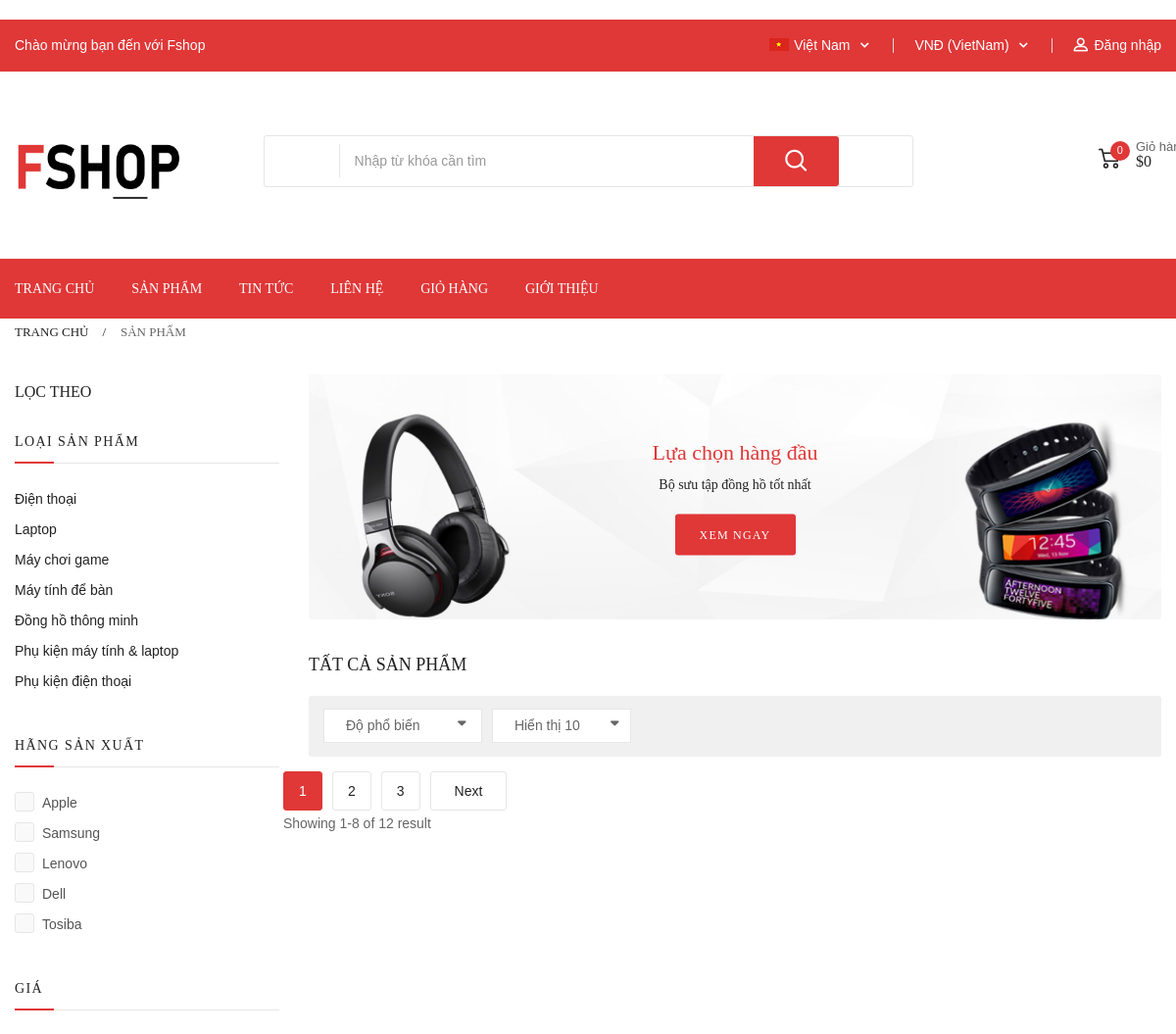
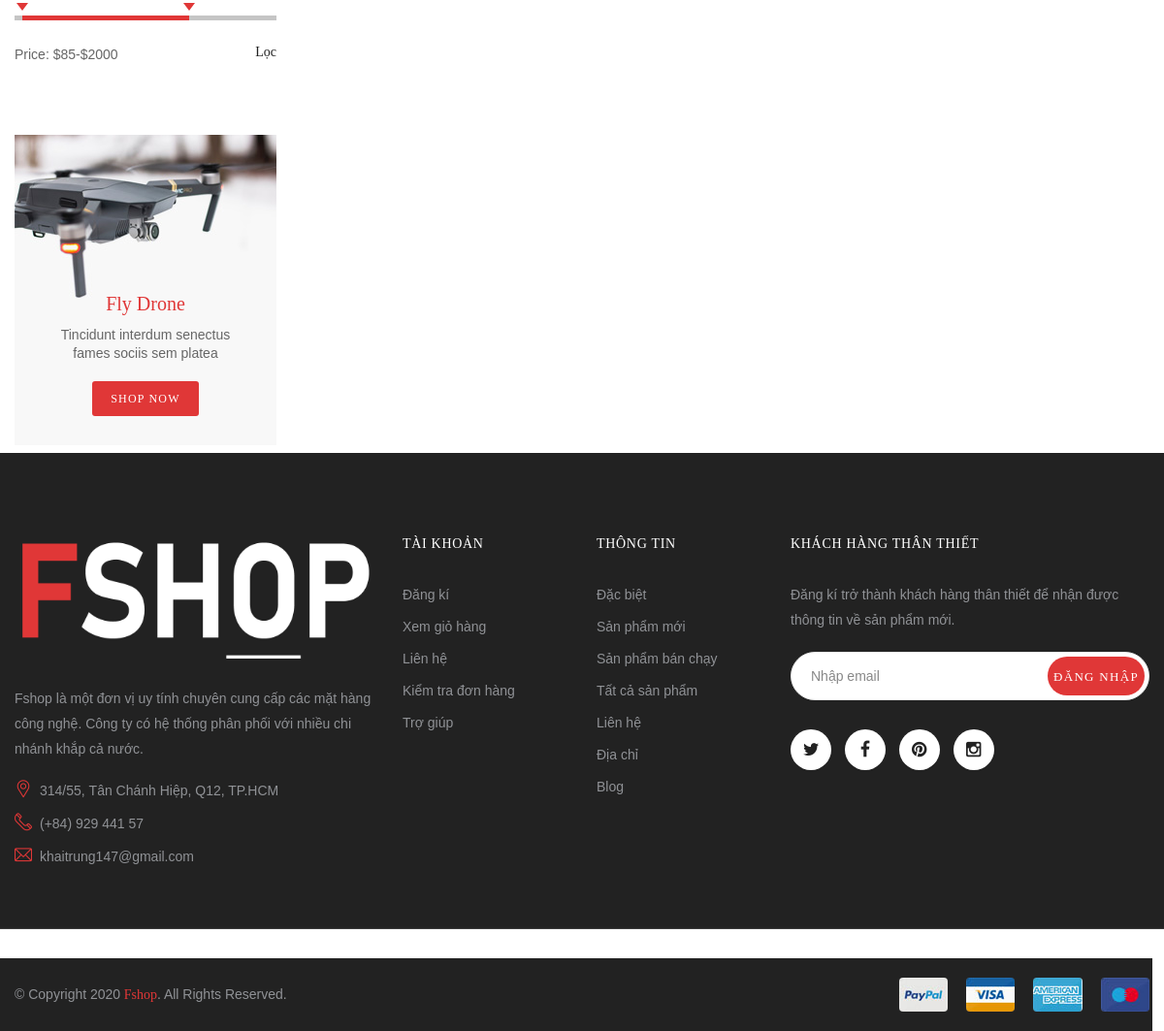
Page /site/index.php?ctrl=product&action=showbyId&id=18 on the committed database (2 pictures, top to bottom).
### tables this page shows
CREATE TABLE `catalogs` (
  `ma_loai` int(11) NOT NULL,
  `ten_loai` varchar(50) NOT NULL,
  `thu_tu` int(10) NOT NULL,
  `an_hien` tinyint(1) NOT NULL
);

### site/model/database.php (called while the page is built, shortened)
<?php
    function getConnection(){
        $host= 'localhost';
        $dbname= 'du_an_1';
        $username='root';
        $password='';
        $options= array(PDO::MYSQL_ATTR_INIT_COMMAND => "SET NAMES utf8",
        PDO::ATTR_ERRMODE => PDO::ERRMODE_EXCEPTION);
        $DBH= new PDO('mysql:host='.$host.';dbname='.$dbname,$username, $password, $options);
        return $DBH;
    }
    function query($sql){
        $connect= getConnection();
        $result=$connect->query($sql);
        return $result;
    }
?>

### site/model/catalogs.php (called while the page is built, shortened)
<?php
    include_once ('database.php');
    function getAllCatalog(){
        $sql="SELECT * from catalogs order by ma_loai ";
        return query($sql);
    }
?>

### site/view/productbyId.php (the view, shortened to what this page needs)
<div class="container">
            <ol class="breadcrumb-page">
                <li><a href="index-2.html">Trang Chủ</a></li>
                <li class="active"><a href="#">Sản phẩm</a></li>
            </ol>
        </div>
        <div class="container">
            <div class="row">
                <div class="col-md-9 col-sm-8 float-none float-right">
                    <div class="main-content">
                        <div class="promotion-banner style-3">
                            <a href="#" class="banner-img"><img src="assets/images/product/banner-product.jpg"
                                                                alt="banner-product"></a>
                            <div class="promotion-banner-inner">
                                <h4>Lựa chọn hàng đầu</h4>
                                <h3>Bộ sưu tập đồng hồ tốt nhất</h3>
                                <a class="banner-link" href="grid-product.html">Xem ngay</a>
                            </div>
                        </div>
                        <div class="toolbar-products">
                            <h4 class="title-product">
                                TẤT CẢ SẢN PHẨM
                            </h4>
                            <div class="toolbar-option">
                                <div class="toolbar-sort">
                                    <select title="sort" class="chosen-select sorter-options form-control">
                                        <option selected="selected" value="position">Độ phổ biến</option>
                                    </select>
                                </div>
                                <div class="toolbar-per">
                                    <select title="limit" class="chosen-select limiter-options form-control">
                                        <option selected="selected" value="6">Hiển thị 10</option>
                                    </select>
                                </div>
                            </div>
                        </div>
                        <div class="pagination">
                            <ul class="nav-links">
                                <li class="active"><a href="#">1</a></li>
                                <li><a href="#">2</a></li>
                                <li><a href="#">3</a></li>
                                <li class="back-next"><a href="#">Next</a></li>
                            </ul>
                            <span class="show-resuilt">Showing 1-8 of 12 result</span>
                        </div>
                    </div>
                </div>
                <div class="col-md-3 col-sm-4">
                    <div class="col-sidebar">
                        <div class="filter-options">
                            <div class="block-title">Lọc theo</div>
                            <div class="block-content">
                                <div class="filter-options-item filter-categori">
                                    <div class="filter-options-title">Loại sản phẩm</div>
                                    <div class="filter-options-content">
                                        <ul>
                                            <?php
                                                foreach ($catalogs as $value) {
                                                    echo '
                                                        <li><label class="inline"><a href="index.php?ctrl=product&action=showbyId&id='.$value['ma_loai'].'">'.$value['ten_loai'].'</a></label></li>
                                                    ';
                                                }
                                            ?>
                                        </ul>
                                    </div>
                                </div>
                                <div class="filter-options-item filter-brand">
                                    <div class="filter-options-title">Hãng sản xuất</div>
                                    <div class="filter-options-content">
                                        <ul>
                                            <li><label class="inline"><input type="checkbox"><span class="input"></span>Apple</label>
                                            </li>
                                            <li><label class="inline"><input type="checkbox"><span class="input"></span>Samsung</label>
                                            </li>
                                            <li><label class="inline"><input type="checkbox"><span class="input"></span>Lenovo
                                            </label></li>
                                            <li><label class="inline"><input type="checkbox"><span class="input"></span>Dell
                                            </label></li>
                                            <li><label class="inline"><input type="checkbox"><span class="input"></span>Tosiba
                                            </label></li>
                                        </ul>
                                    </div>
                                </div>
                                <div class="filter-options-item filter-price">
                                    <div class="filter-options-title">Giá</div>
                                    <div class="filter-options-content">
                                        <div class="price_slider_wrapper">
                                            <div data-label-reasult="Price:" data-min="0" data-max="3000" data-unit="$"
                                                 class="slider-range-price " data-value-min="85" data-value-max="2000">
                                                <span class="text-right">Lọc</span>
                                            </div>
                                            <div class="price_slider_amount">
                                                <div class="price_label">
                                                    Price: <span class="from">$85</span>-<span class="to">$2000</span>
                                                </div>
                                            </div>
                                        </div>
                                    </div>
                                </div>
                            </div>
                        </div>
                        <div class="block-banner-sidebar">
                            <a href="#"><img src="assets/images/product/banner-sidebar.jpg" alt="banner-sidebar"></a>
                            <div class="promotion-banner-inner">
                                <h4>Fly Drone</h4>
                                <h3>Tincidunt interdum senectus fames sociis sem platea </h3>
                                <a class="banner-link" href="grid-product.html">Shop now</a>
                            </div>
                        </div>

### rows in the picture
catalogs: ten_loai "Điện thoại"
catalogs: ten_loai "Laptop"
catalogs: ten_loai "Máy chơi game"
catalogs: ten_loai "Máy tính để bàn"
catalogs: ten_loai "Đồng hồ thông minh"
catalogs: ten_loai "Phụ kiện máy tính & laptop"
catalogs: ten_loai "Phụ kiện điện thoại"

### other values in the picture
$dem "0"
$tongtien "0"
